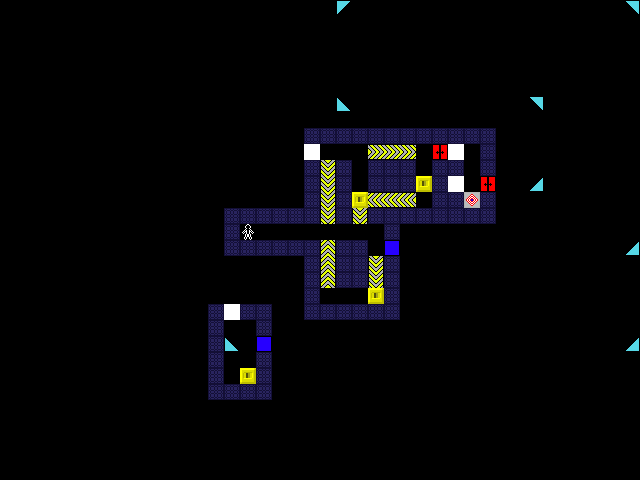

A level layout from a 2D game, rendered from its tile map. Below: a short description, then the map file with tile-grid data replaced by summaries:
An orthogonal 40x30 tile map with 16x16 px tiles, 5 tile layers (tiles, pieces, pieces2, pieces3, ...) and 10 objects.

<map version="1.10" tiledversion="1.10.2" orientation="orthogonal" renderorder="right-down" width="40" height="30" tilewidth="16" tileheight="16" infinite="0" nextlayerid="8" nextobjectid="23">
 <tileset firstgid="1" name="tiles" tilewidth="16" tileheight="16" tilecount="81" columns="9">
  <image source="tiles.png" width="144" height="144" />
 </tileset>
 <layer id="1" name="tiles" width="40" height="30">
  <data>[1200 cells, 94 non-empty, 4 distinct tile ids]</data>
 </layer>
 <layer id="2" name="pieces" width="40" height="30">
  <data>[1200 cells, 30 non-empty, 10 distinct tile ids]</data>
 </layer>
 <layer id="6" name="pieces2" width="40" height="30">
  <data>[1200 cells, 0 non-empty, 0 distinct tile ids]</data>
 </layer>
 <layer id="7" name="pieces3" width="40" height="30">
  <data>[1200 cells, 0 non-empty, 0 distinct tile ids]</data>
 </layer>
 <layer id="3" name="actors" width="40" height="30">
  <data>[1200 cells, 1 non-empty, 1 distinct tile ids]</data>
 </layer>
 <objectgroup id="5" name="connectors">
  <object id="7" x="376.333" y="293.667">
   <polyline points="0,0 -51.3333,-94.6667" />
  </object>
  <object id="8" x="378.333" y="298.333">
   <polyline points="0,0 -50.6667,-116.333" />
  </object>
  <object id="9" x="374" y="295.333">
   <polyline points="0,0 -45.3333,-129.667" />
  </object>
  <object id="11" x="373.333" y="299">
   <polyline points="0,0 3.66667,-148.333" />
  </object>
  <object id="12" x="379.667" y="299.667">
   <polyline points="0,0 8.33333,-150.333" />
  </object>
  <object id="13" x="371.667" y="297.333">
   <polyline points="0,0 35.3333,-146.667" />
  </object>
  <object id="14" x="376.667" y="301">
   <polyline points="0,0 -50,-86.3333" />
  </object>
  <object id="15" x="439.667" y="151.333">
   <polyline points="-81,49 194.667,99.3333" />
  </object>
  <object id="16" x="442.333" y="152.667">
   <polyline points="-19,29.3333 47,32.3333" />
  </object>
  <object id="22" x="250" y="377.333">
   <polyline points="0,0 190.667,-224.667" />
  </object>
 </objectgroup>
</map>
